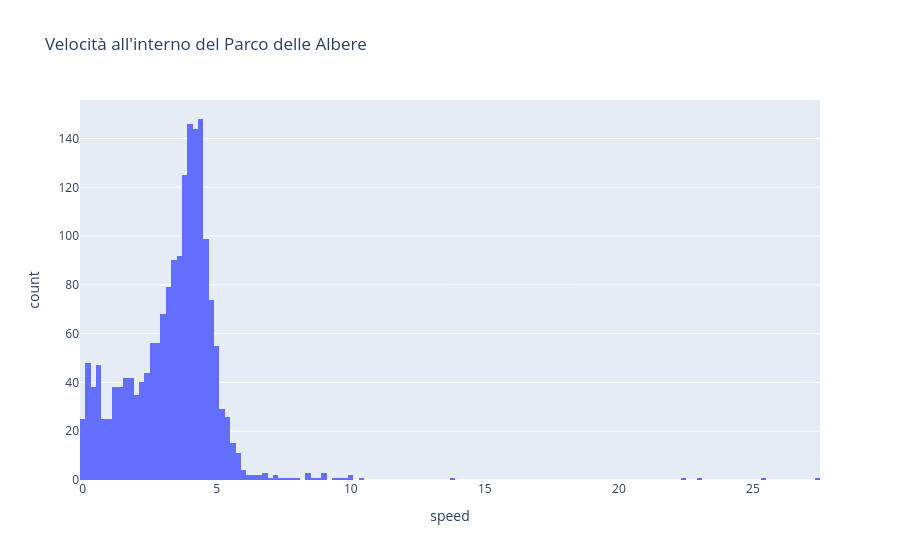

The code cell stored with this chart in its notebook:
### Code cell
plot_distrib_speed(routes_inside_albere, 'Velocità all\'interno del Parco delle Albere')

### Figure 1 — Plotly figure (JSON) as saved in the notebook; plotly's stock layout.template omitted (floating-point values rounded to 4 significant figures; data arrays with more than 128 entries replaced by an {"elided": "..."} marker saying what was removed)
{"data": [{"alignmentgroup": "True", "bingroup": "x", "hovertemplate": "speed=%{x}<br>count=%{y}<extra></extra>", "legendgroup": "", "marker": {"color": "#636efa", "pattern": {"shape": ""}}, "name": "", "offsetgroup": "", "orientation": "v", "showlegend": false, "type": "histogram", "x": {"elided": "1839 float values"}, "xaxis": "x", "yaxis": "y"}], "layout": {"barmode": "relative", "legend": {"tracegroupgap": 0}, "title": {"text": "Velocità all'interno del Parco delle Albere"}, "xaxis": {"anchor": "y", "domain": [0, 1], "title": {"text": "speed"}}, "yaxis": {"anchor": "x", "domain": [0, 1], "title": {"text": "count"}}}}
